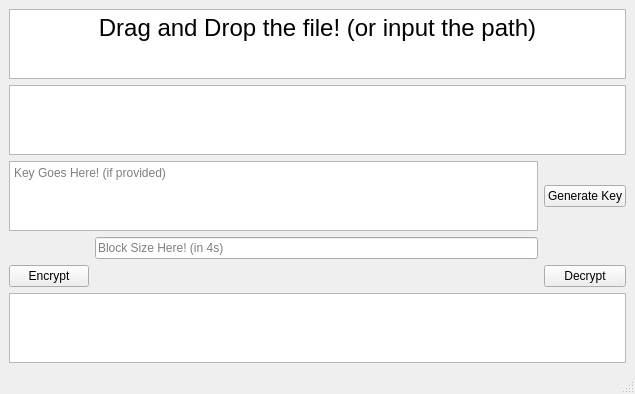
<?xml version="1.0" encoding="UTF-8"?>
<ui version="4.0">
 <class>MainWindow</class>
 <widget class="QMainWindow" name="MainWindow">
  <property name="geometry">
   <rect>
    <x>0</x>
    <y>0</y>
    <width>635</width>
    <height>318</height>
   </rect>
  </property>
  <property name="windowTitle">
   <string>MainWindow</string>
  </property>
  <widget class="QWidget" name="centralwidget">
   <layout class="QGridLayout" name="gridLayout">
    <item row="8" column="2">
     <widget class="QPushButton" name="decryptButton">
      <property name="text">
       <string>Decrypt</string>
      </property>
     </widget>
    </item>
    <item row="9" column="0" colspan="3">
     <widget class="QPlainTextEdit" name="outputFilePath">
      <property name="plainText">
       <string/>
      </property>
      <property name="placeholderText">
       <string>Output File Path here (EX. D:\Coding\EncryptionDecryption Algorithm\name_of_file.txt)</string>
      </property>
     </widget>
    </item>
    <item row="4" column="0" colspan="3">
     <widget class="QPlainTextEdit" name="inputFilePath">
      <property name="plainText">
       <string/>
      </property>
      <property name="backgroundVisible">
       <bool>false</bool>
      </property>
      <property name="placeholderText">
       <string>Input File Path here (can drag and drop but must delete the initial &quot;file\\\&quot;)</string>
      </property>
     </widget>
    </item>
    <item row="3" column="0" colspan="3">
     <widget class="QTextEdit" name="textEdit_2">
      <property name="readOnly">
       <bool>true</bool>
      </property>
      <property name="html">
       <string>&lt;!DOCTYPE HTML PUBLIC &quot;-//W3C//DTD HTML 4.0//EN&quot; &quot;http://www.w3.org/TR/REC-html40/strict.dtd&quot;&gt;
&lt;html&gt;&lt;head&gt;&lt;meta name=&quot;qrichtext&quot; content=&quot;1&quot; /&gt;&lt;meta charset=&quot;utf-8&quot; /&gt;&lt;style type=&quot;text/css&quot;&gt;
p, li { white-space: pre-wrap; }
hr { height: 1px; border-width: 0; }
li.unchecked::marker { content: &quot;\2610&quot;; }
li.checked::marker { content: &quot;\2612&quot;; }
&lt;/style&gt;&lt;/head&gt;&lt;body style=&quot; font-family:'Segoe UI'; font-size:9pt; font-weight:400; font-style:normal;&quot;&gt;
&lt;p align=&quot;center&quot; style=&quot; margin-top:0px; margin-bottom:0px; margin-left:0px; margin-right:0px; -qt-block-indent:0; text-indent:0px;&quot;&gt;&lt;span style=&quot; font-size:18pt;&quot;&gt;Drag and Drop the file! (or input the path)&lt;/span&gt;&lt;/p&gt;&lt;/body&gt;&lt;/html&gt;</string>
      </property>
     </widget>
    </item>
    <item row="7" column="1">
     <widget class="QLineEdit" name="blockSize">
      <property name="layoutDirection">
       <enum>Qt::LayoutDirection::LeftToRight</enum>
      </property>
      <property name="autoFillBackground">
       <bool>false</bool>
      </property>
      <property name="text">
       <string/>
      </property>
      <property name="placeholderText">
       <string>Block Size Here! (in 4s)</string>
      </property>
      <property name="clearButtonEnabled">
       <bool>false</bool>
      </property>
     </widget>
    </item>
    <item row="6" column="0" colspan="2">
     <widget class="QPlainTextEdit" name="keyInput">
      <property name="centerOnScroll">
       <bool>false</bool>
      </property>
      <property name="placeholderText">
       <string>Key Goes Here! (if provided)</string>
      </property>
     </widget>
    </item>
    <item row="6" column="2">
     <widget class="QPushButton" name="generateKeyButton">
      <property name="text">
       <string>Generate Key</string>
      </property>
     </widget>
    </item>
    <item row="8" column="0">
     <widget class="QPushButton" name="encryptButton">
      <property name="text">
       <string>Encrypt</string>
      </property>
     </widget>
    </item>
   </layout>
   <zorder>outputFilePath</zorder>
   <zorder>blockSize</zorder>
   <zorder>textEdit_2</zorder>
   <zorder>encryptButton</zorder>
   <zorder>decryptButton</zorder>
   <zorder>inputFilePath</zorder>
   <zorder>keyInput</zorder>
   <zorder>generateKeyButton</zorder>
  </widget>
  <widget class="QStatusBar" name="statusbar"/>
 </widget>
 <resources/>
 <connections/>
</ui>
